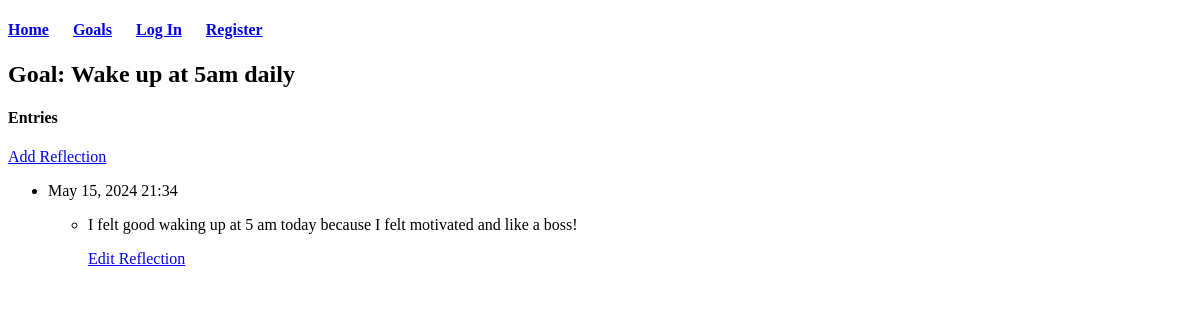
/goals/1/, run on an earlier commit of the app's database.
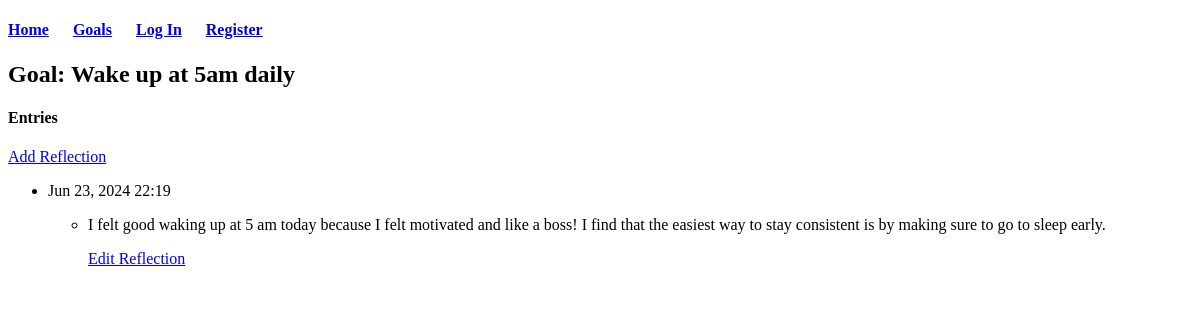
And on a later commit of the database.
### developian/models.py (models this page shows, shortened)
class Goal(models.Model):
    text = models.CharField(max_length=200)
    date_added = models.DateTimeField(auto_now_add=True)

class Reflection(models.Model):
    goal = models.ForeignKey(Goal, on_delete=models.CASCADE)
    reflection = models.TextField()
    date_added = models.DateTimeField(auto_now=True)

### developian/views.py (the view)
# urls.py: path('goals/<int:goal_id>/', views.goal, name='goal'),
def goal(request, goal_id):
    goal = Goal.objects.get(id=goal_id)
    reflections = goal.reflection_set.order_by('-date_added')
    context = {'goal': goal, 'reflections': reflections}
    return render(request, 'developian/goal.html', context)

### developian/templates/developian/goal.html
{% extends 'developian/base.html' %}
{% block content %}
  <h2>Goal: {{ goal.text }}</h2>
  <h4>Entries</h4>
  <p>
    <a href="{% url 'developian:new_reflection' goal.id %}">Add Reflection</a>
  </p>
  <ul>
    {% for reflection in reflections %}
      <li>
        <p>{{ reflection.date_added|date:'M d, Y H:i' }}</p>
        <ul>
          <li>
            <p>{{ reflection.reflection|linebreaks }}</p>
            <p>
              <a href="{% url 'developian:edit_reflection' reflection.id %}">
                Edit Reflection</a>
            </p>
          </li>
        </ul>
      </li>
    {% empty %}
      <li>No reflections have been created yet!</li>
    {% endfor %}
  </ul>
{% endblock content %}

### developian/templates/developian/base.html (shortened to what this page needs)
<!DOCTYPE html>
<html lang="en">
<head>
</head>
<body>
  <h4>
    <a href="{% url 'developian:index' %}"
    title="Home"
    id="title"
    style="padding-right: 20px;"
    >Home</a>
    <a href="{% url 'developian:goals' %}"
    title="Goals"
    id="goals"
    style="padding-right: 20px;"
    >Goals</a>
    {% if user.is_authenticated %}
      Hello {{ user.username.title }}
    {% else %}
      <a href="{% url 'accounts:login' %}"
      title="Login"
      id="login"
      style="padding-right: 20px;"
      >Log In</a>
      <a href="{% url 'accounts:register' %}"
      title="registration"
      id="registration"
      >Register</a>
    {% endif %}
  </h4>
  {% block content %}{% endblock content %}
</body>
</html>

What changed in the data, as far as the page shows it:
changed Reflection: date_added "May 15, 2024 21:34" → "Jun 23, 2024 22:19"; reflection "I felt good waking up at 5 am today because I felt motivated and like a boss!" → "…and like a boss! I find that the easiest way to stay consistent is by making sure to go to sleep early."
